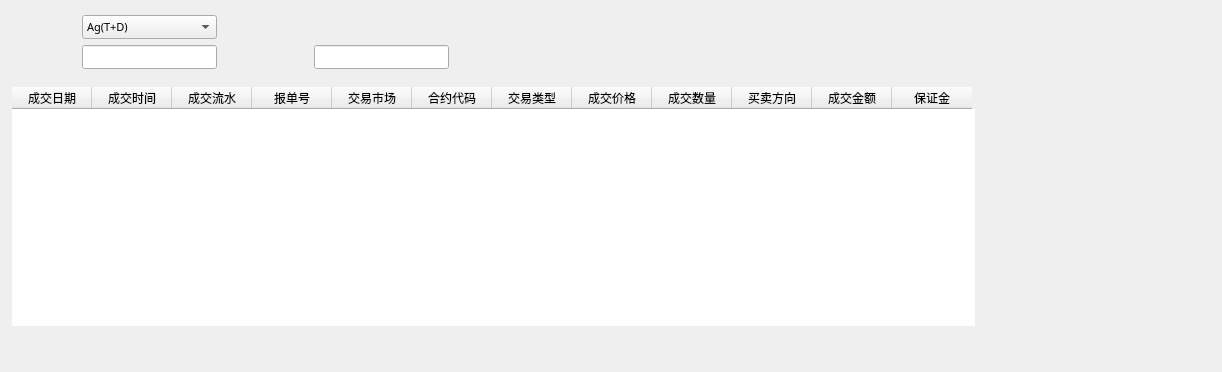
<?xml version="1.0" encoding="UTF-8"?>
<ui version="4.0">
 <class>lscjcx</class>
 <widget class="QWidget" name="lscjcx">
  <property name="geometry">
   <rect>
    <x>0</x>
    <y>0</y>
    <width>1222</width>
    <height>372</height>
   </rect>
  </property>
  <property name="windowTitle">
   <string>历史成交查询</string>
  </property>
  <property name="styleSheet">
   <string notr="true">#lscjcx{background:url(:/src/src/lscx_background.png)}</string>
  </property>
  <widget class="QTableWidget" name="tableWidget">
   <property name="geometry">
    <rect>
     <x>12</x>
     <y>87</y>
     <width>963</width>
     <height>239</height>
    </rect>
   </property>
   <property name="frameShape">
    <enum>QFrame::NoFrame</enum>
   </property>
   <property name="frameShadow">
    <enum>QFrame::Plain</enum>
   </property>
   <property name="gridStyle">
    <enum>Qt::NoPen</enum>
   </property>
   <property name="rowCount">
    <number>0</number>
   </property>
   <property name="columnCount">
    <number>12</number>
   </property>
   <attribute name="horizontalHeaderDefaultSectionSize">
    <number>80</number>
   </attribute>
   <attribute name="verticalHeaderVisible">
    <bool>false</bool>
   </attribute>
   <attribute name="verticalHeaderDefaultSectionSize">
    <number>21</number>
   </attribute>
   <attribute name="verticalHeaderHighlightSections">
    <bool>false</bool>
   </attribute>
   <column>
    <property name="text">
     <string>成交日期</string>
    </property>
   </column>
   <column>
    <property name="text">
     <string>成交时间</string>
    </property>
   </column>
   <column>
    <property name="text">
     <string>成交流水</string>
    </property>
   </column>
   <column>
    <property name="text">
     <string>报单号</string>
    </property>
   </column>
   <column>
    <property name="text">
     <string>交易市场</string>
    </property>
   </column>
   <column>
    <property name="text">
     <string>合约代码</string>
    </property>
   </column>
   <column>
    <property name="text">
     <string>交易类型</string>
    </property>
   </column>
   <column>
    <property name="text">
     <string>成交价格</string>
    </property>
   </column>
   <column>
    <property name="text">
     <string>成交数量</string>
    </property>
   </column>
   <column>
    <property name="text">
     <string>买卖方向</string>
    </property>
   </column>
   <column>
    <property name="text">
     <string>成交金额</string>
    </property>
   </column>
   <column>
    <property name="text">
     <string>保证金</string>
    </property>
   </column>
  </widget>
  <widget class="QComboBox" name="comboBox">
   <property name="geometry">
    <rect>
     <x>82</x>
     <y>15</y>
     <width>135</width>
     <height>24</height>
    </rect>
   </property>
   <property name="font">
    <font>
     <family>Small Fonts</family>
     <pointsize>8</pointsize>
    </font>
   </property>
   <item>
    <property name="text">
     <string>Ag(T+D)</string>
    </property>
   </item>
   <item>
    <property name="text">
     <string>Au(T+D)</string>
    </property>
   </item>
   <item>
    <property name="text">
     <string>mAu(T+D)</string>
    </property>
   </item>
   <item>
    <property name="text">
     <string>Au99.99</string>
    </property>
   </item>
   <item>
    <property name="text">
     <string>Au100g</string>
    </property>
   </item>
   <item>
    <property name="text">
     <string>Au99.95</string>
    </property>
   </item>
   <item>
    <property name="text">
     <string>Pt99.95</string>
    </property>
   </item>
  </widget>
  <widget class="QLineEdit" name="lineEdit">
   <property name="geometry">
    <rect>
     <x>82</x>
     <y>45</y>
     <width>135</width>
     <height>24</height>
    </rect>
   </property>
  </widget>
  <widget class="QLineEdit" name="lineEdit_2">
   <property name="geometry">
    <rect>
     <x>314</x>
     <y>45</y>
     <width>135</width>
     <height>24</height>
    </rect>
   </property>
   <property name="text">
    <string/>
   </property>
  </widget>
  <widget class="QLabel" name="label">
   <property name="geometry">
    <rect>
     <x>414</x>
     <y>48</y>
     <width>30</width>
     <height>19</height>
    </rect>
   </property>
   <property name="styleSheet">
    <string notr="true">border-image:url(:/src/src/rl.png)</string>
   </property>
   <property name="text">
    <string/>
   </property>
  </widget>
  <widget class="QLabel" name="label_2">
   <property name="geometry">
    <rect>
     <x>182</x>
     <y>48</y>
     <width>30</width>
     <height>19</height>
    </rect>
   </property>
   <property name="styleSheet">
    <string notr="true">border-image:url(:/src/src/rl.png)</string>
   </property>
   <property name="text">
    <string/>
   </property>
  </widget>
 </widget>
 <resources>
  <include location="jgd.qrc"/>
 </resources>
 <connections/>
</ui>
